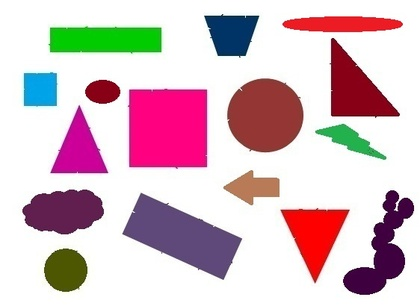
%> input picture BadPicDa.jpg, 420 x 306 px, shrunk from 562 x 410 before the run
$ octave --eval "TestMe;"   (GNU Octave 9; MATLAB toolbox functions it lacks are replaced by stand-ins)
%> lines starting %> are read from the running program, lines starting %| are printed output that depends on the picture; in (x1, y1, x2, y2) boxes, pixels count from 0 and x2, y2 are one past the last pixel; in counts of white or black regions, pixels touching at a corner belong together; the program's own positions count from 1
%> in TestMe, I is the input picture: size 306x420x3 uint8; mean R, G, B 215.6, 190.6, 198.4
### ImageToDouble.m
function [I]=ImageToDouble(Image)

Image=im2double(rgb2gray(Image));
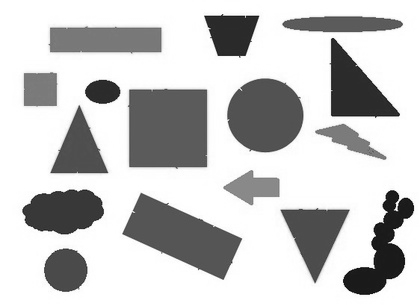
%> Image: size 306x420 double; min 0.0392, max 1, mean 0.78

[n,m]=size(Image);
%> n = 306; m = 420
for i=1:n,
     for j=1:m,
        if Image(i,j)<0.6
                Z(i,j)=0;
        else
              Z(i,j)=1;
        end
     end
end
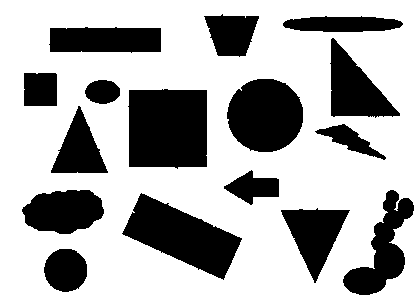
%> Z: size 306x420 double; values 0 (black) and 1 (white), 69.2% white; 16 black regions, largest, box (x1, y1, x2, y2) and area: (128, 89, 207, 169) 6015, (122, 193, 242, 280) 5034, (227, 79, 303, 152) 4391
I=1-Z;

### TestMe.m
function[]=TestMe()

I=imread('BadPicDa.jpg');
Image=ImageToDouble(I);
figure,
subplot(1,4,1);
imshow(Image),title('image');

for i=2:4
Image=imclose(Image,strel('square',3));
Image=imopen(Image,strel('square',3));
Image=imclose(Image,strel('square',3));

subplot(1,4,i);
imshow(Image),title('Final image');
end

$ run again, with LALA.jpg copied over BadPicDa.jpg
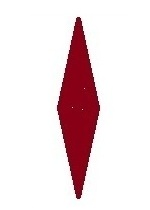
%> input picture LALA.jpg, 150 x 210 px
%> in TestMe, I is the input picture: size 210x150x3 uint8; mean R, G, B 237.1, 220.2, 222.9
%> in ImageToDouble, `Image=im2double(rgb2gray(Image));`:
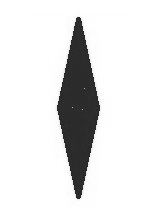
%> Image: size 210x150 double; min 0.106, max 1, mean 0.885
%> after the loop in ImageToDouble, `for i=1:n,`:
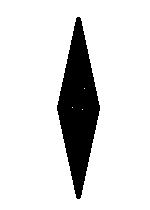
%> Z: size 210x150 double; values 0 (black) and 1 (white), 86.4% white; 1 black region, box (x1, y1, x2, y2) and area: (57, 17, 100, 199) 4293

$ run again, with PicDa.jpg copied over BadPicDa.jpg
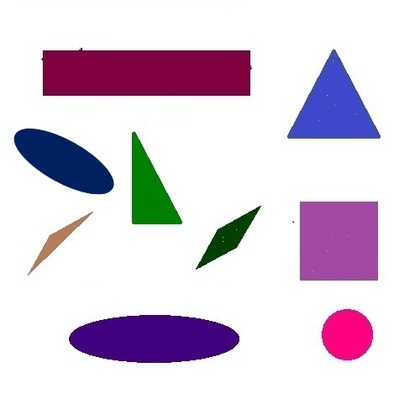
%> input picture PicDa.jpg, 420 x 420 px, shrunk from 500 x 500 before the run
%> in TestMe, I is the input picture: size 420x420x3 uint8; mean R, G, B 221.2, 209.5, 223.7
%> in ImageToDouble, `Image=im2double(rgb2gray(Image));`:
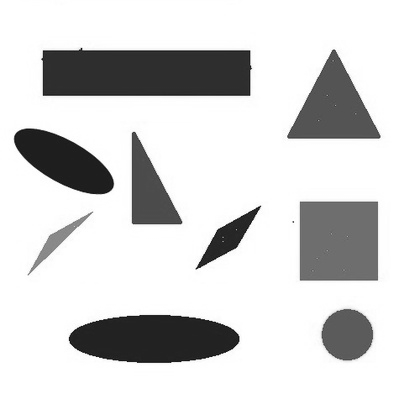
%> Image: size 420x420 double; min 0.0196, max 1, mean 0.842
%> after the loop in ImageToDouble, `for i=1:n,`:
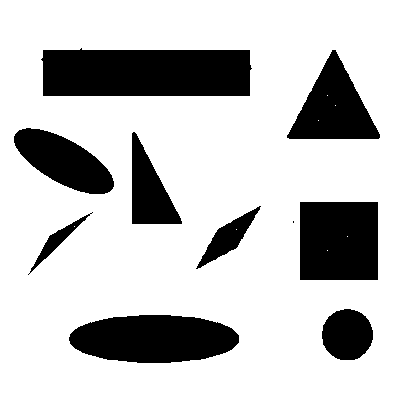
%> Z: size 420x420 double; values 0 (black) and 1 (white), 79.2% white; 10 black regions (1 under 20 px), largest, box (x1, y1, x2, y2) and area: (41, 48, 252, 96) 9535, (69, 315, 239, 363) 6474, (300, 202, 378, 280) 6082
